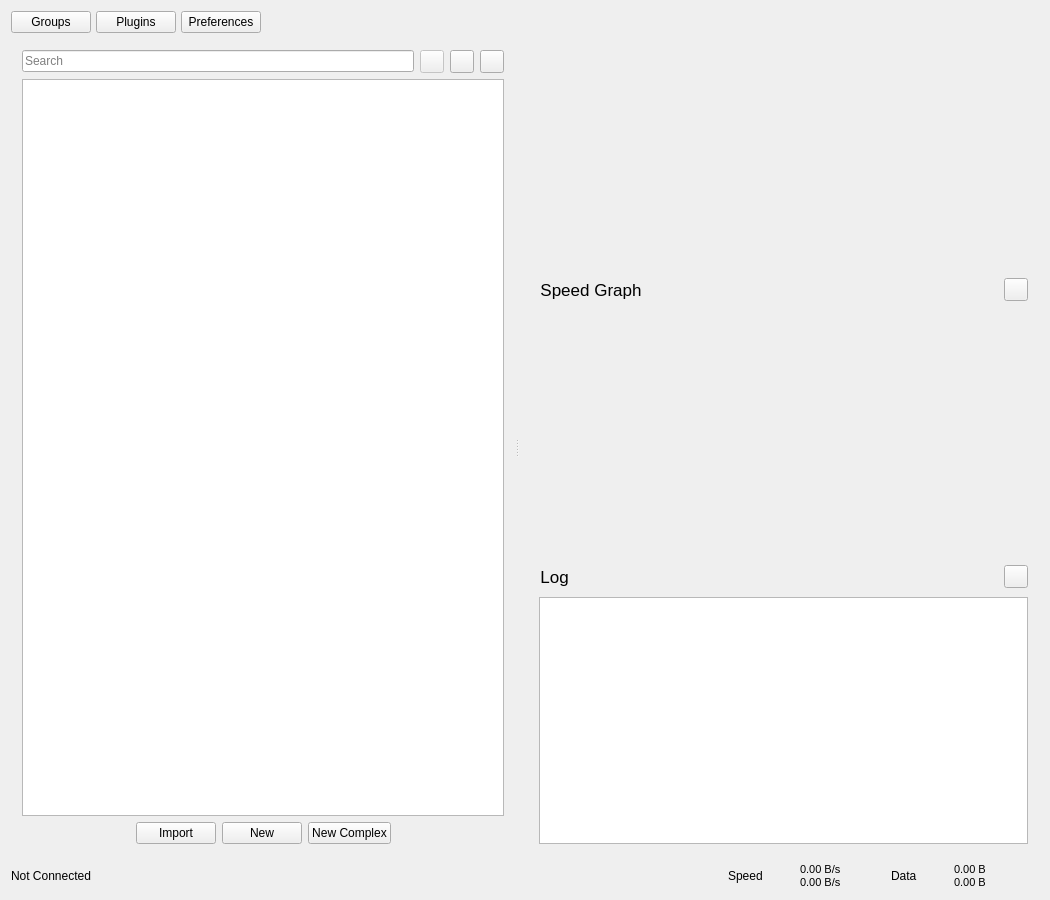
<?xml version="1.0" encoding="UTF-8"?>
<ui version="4.0">
 <class>MainWindow</class>
 <widget class="QMainWindow" name="MainWindow">
  <property name="geometry">
   <rect>
    <x>0</x>
    <y>0</y>
    <width>829</width>
    <height>697</height>
   </rect>
  </property>
  <property name="minimumSize">
   <size>
    <width>1050</width>
    <height>900</height>
   </size>
  </property>
  <property name="windowTitle">
   <string>Qv2ray</string>
  </property>
  <widget class="QWidget" name="centralWidget">
   <layout class="QVBoxLayout" name="verticalLayout_2" stretch="0,1,0">
    <item>
     <layout class="QHBoxLayout" name="topButtonsLayout" stretch="0,0,0,0">
      <property name="spacing">
       <number>5</number>
      </property>
      <item>
       <widget class="QPushButton" name="subsButton">
        <property name="text">
         <string>Groups</string>
        </property>
       </widget>
      </item>
      <item>
       <widget class="QPushButton" name="pluginsBtn">
        <property name="text">
         <string>Plugins</string>
        </property>
       </widget>
      </item>
      <item>
       <widget class="QPushButton" name="preferencesBtn">
        <property name="text">
         <string>Preferences</string>
        </property>
       </widget>
      </item>
      <item>
       <spacer name="horizontalSpacer">
        <property name="orientation">
         <enum>Qt::Horizontal</enum>
        </property>
        <property name="sizeType">
         <enum>QSizePolicy::Expanding</enum>
        </property>
        <property name="sizeHint" stdset="0">
         <size>
          <width>0</width>
          <height>0</height>
         </size>
        </property>
       </spacer>
      </item>
     </layout>
    </item>
    <item>
     <widget class="QSplitter" name="splitter">
      <property name="orientation">
       <enum>Qt::Horizontal</enum>
      </property>
      <property name="opaqueResize">
       <bool>true</bool>
      </property>
      <widget class="QWidget" name="leftWidget" native="true">
       <layout class="QVBoxLayout" name="verticalLayout">
        <item>
         <layout class="QHBoxLayout" name="horizontalLayout_6">
          <item>
           <widget class="QLineEdit" name="connectionFilterTxt">
            <property name="placeholderText">
             <string>Search</string>
            </property>
            <property name="clearButtonEnabled">
             <bool>true</bool>
            </property>
           </widget>
          </item>
          <item>
           <widget class="QToolButton" name="locateBtn">
            <property name="enabled">
             <bool>false</bool>
            </property>
            <property name="toolTip">
             <string>Locate Current Connection</string>
            </property>
            <property name="icon">
             <iconset resource="../../../../resources.new.qrc">
              <normaloff>:/assets/icons/ui_dark/map.svg</normaloff>:/assets/icons/ui_dark/map.svg</iconset>
            </property>
           </widget>
          </item>
          <item>
           <widget class="QToolButton" name="collapseGroupsBtn">
            <property name="toolTip">
             <string>Collapse all groups</string>
            </property>
            <property name="text">
             <string/>
            </property>
            <property name="icon">
             <iconset resource="../../../../resources.new.qrc">
              <normaloff>:/assets/icons/ui_light/arrow-up.svg</normaloff>:/assets/icons/ui_light/arrow-up.svg</iconset>
            </property>
           </widget>
          </item>
          <item>
           <widget class="QToolButton" name="sortBtn">
            <property name="toolTip">
             <string>Sort</string>
            </property>
            <property name="text">
             <string/>
            </property>
            <property name="icon">
             <iconset resource="../../../../resources.new.qrc">
              <normaloff>:/assets/icons/ui_light/arrow-down-filling.svg</normaloff>:/assets/icons/ui_light/arrow-down-filling.svg</iconset>
            </property>
            <property name="popupMode">
             <enum>QToolButton::InstantPopup</enum>
            </property>
           </widget>
          </item>
         </layout>
        </item>
        <item>
         <widget class="QTreeView" name="connectionTreeView">
          <property name="contextMenuPolicy">
           <enum>Qt::CustomContextMenu</enum>
          </property>
          <property name="editTriggers">
           <set>QAbstractItemView::NoEditTriggers</set>
          </property>
          <property name="selectionMode">
           <enum>QAbstractItemView::ExtendedSelection</enum>
          </property>
          <property name="verticalScrollMode">
           <enum>QAbstractItemView::ScrollPerPixel</enum>
          </property>
          <property name="indentation">
           <number>0</number>
          </property>
          <property name="sortingEnabled">
           <bool>true</bool>
          </property>
          <property name="allColumnsShowFocus">
           <bool>true</bool>
          </property>
          <property name="headerHidden">
           <bool>true</bool>
          </property>
         </widget>
        </item>
        <item>
         <layout class="QHBoxLayout" name="horizontalLayout_3">
          <item>
           <spacer name="horizontalSpacer_3">
            <property name="orientation">
             <enum>Qt::Horizontal</enum>
            </property>
            <property name="sizeHint" stdset="0">
             <size>
              <width>0</width>
              <height>0</height>
             </size>
            </property>
           </spacer>
          </item>
          <item>
           <widget class="QPushButton" name="importConfigButton">
            <property name="toolTip">
             <string>Import Connection</string>
            </property>
            <property name="text">
             <string>Import</string>
            </property>
           </widget>
          </item>
          <item>
           <widget class="QPushButton" name="newConnectionBtn">
            <property name="text">
             <string>New</string>
            </property>
           </widget>
          </item>
          <item>
           <widget class="QPushButton" name="newComplexConnectionBtn">
            <property name="text">
             <string>New Complex</string>
            </property>
           </widget>
          </item>
          <item>
           <spacer name="horizontalSpacer_2">
            <property name="orientation">
             <enum>Qt::Horizontal</enum>
            </property>
            <property name="sizeHint" stdset="0">
             <size>
              <width>0</width>
              <height>0</height>
             </size>
            </property>
           </spacer>
          </item>
         </layout>
        </item>
       </layout>
      </widget>
      <widget class="QScrollArea" name="scrollArea">
       <property name="minimumSize">
        <size>
         <width>500</width>
         <height>0</height>
        </size>
       </property>
       <property name="frameShape">
        <enum>QFrame::NoFrame</enum>
       </property>
       <property name="widgetResizable">
        <bool>true</bool>
       </property>
       <widget class="QWidget" name="scrollAreaWidgetContents">
        <property name="geometry">
         <rect>
          <x>0</x>
          <y>0</y>
          <width>486</width>
          <height>728</height>
         </rect>
        </property>
        <layout class="QVBoxLayout" name="verticalLayout_4" stretch="0,1">
         <item>
          <widget class="QFrame" name="connectionInfoFrame">
           <property name="sizePolicy">
            <sizepolicy hsizetype="Expanding" vsizetype="Expanding">
             <horstretch>0</horstretch>
             <verstretch>0</verstretch>
            </sizepolicy>
           </property>
           <property name="minimumSize">
            <size>
             <width>0</width>
             <height>220</height>
            </size>
           </property>
           <layout class="QGridLayout" name="connectionInfoLayout">
            <property name="leftMargin">
             <number>0</number>
            </property>
            <property name="topMargin">
             <number>0</number>
            </property>
            <property name="rightMargin">
             <number>0</number>
            </property>
            <property name="bottomMargin">
             <number>0</number>
            </property>
           </layout>
          </widget>
         </item>
         <item>
          <layout class="QVBoxLayout" name="verticalLayout_3">
           <item>
            <layout class="QHBoxLayout" name="horizontalLayout_5">
             <item>
              <widget class="QPushButton" name="chartVisibilityBtn">
               <property name="font">
                <font>
                 <pointsize>13</pointsize>
                </font>
               </property>
               <property name="focusPolicy">
                <enum>Qt::NoFocus</enum>
               </property>
               <property name="toolTip">
                <string>Click to toggle show/hide</string>
               </property>
               <property name="styleSheet">
                <string notr="true">Text-align:left;</string>
               </property>
               <property name="text">
                <string>  Speed Graph</string>
               </property>
               <property name="flat">
                <bool>true</bool>
               </property>
              </widget>
             </item>
             <item>
              <widget class="QToolButton" name="clearChartBtn">
               <property name="toolTip">
                <string>Clear chart data</string>
               </property>
               <property name="text">
                <string/>
               </property>
               <property name="icon">
                <iconset resource="../../../../resources.new.qrc">
                 <normaloff>:/assets/icons/ui_light/ashbin.svg</normaloff>:/assets/icons/ui_light/ashbin.svg</iconset>
               </property>
              </widget>
             </item>
            </layout>
           </item>
           <item>
            <widget class="QWidget" name="speedChartHolderWidget" native="true">
             <property name="sizePolicy">
              <sizepolicy hsizetype="Expanding" vsizetype="Expanding">
               <horstretch>0</horstretch>
               <verstretch>0</verstretch>
              </sizepolicy>
             </property>
             <property name="minimumSize">
              <size>
               <width>0</width>
               <height>200</height>
              </size>
             </property>
             <layout class="QGridLayout" name="speedChart">
              <property name="topMargin">
               <number>0</number>
              </property>
              <property name="rightMargin">
               <number>0</number>
              </property>
              <property name="bottomMargin">
               <number>0</number>
              </property>
             </layout>
            </widget>
           </item>
           <item>
            <layout class="QHBoxLayout" name="horizontalLayout_4">
             <item>
              <widget class="QPushButton" name="logVisibilityBtn">
               <property name="font">
                <font>
                 <pointsize>13</pointsize>
                </font>
               </property>
               <property name="focusPolicy">
                <enum>Qt::NoFocus</enum>
               </property>
               <property name="toolTip">
                <string>Click to toggle show/hide</string>
               </property>
               <property name="styleSheet">
                <string notr="true">Text-align:left;</string>
               </property>
               <property name="text">
                <string>  Log</string>
               </property>
               <property name="flat">
                <bool>true</bool>
               </property>
              </widget>
             </item>
             <item>
              <widget class="QToolButton" name="clearlogButton">
               <property name="toolTip">
                <string>Clear log</string>
               </property>
               <property name="text">
                <string/>
               </property>
               <property name="icon">
                <iconset resource="../../../../resources.new.qrc">
                 <normaloff>:/assets/icons/ui_light/ashbin.svg</normaloff>:/assets/icons/ui_light/ashbin.svg</iconset>
               </property>
              </widget>
             </item>
            </layout>
           </item>
           <item>
            <layout class="QGridLayout" name="gridLayout">
             <property name="leftMargin">
              <number>9</number>
             </property>
             <item row="0" column="0">
              <widget class="QTextBrowser" name="masterLogBrowser">
               <property name="minimumSize">
                <size>
                 <width>0</width>
                 <height>200</height>
                </size>
               </property>
               <property name="contextMenuPolicy">
                <enum>Qt::CustomContextMenu</enum>
               </property>
               <property name="lineWrapMode">
                <enum>QTextEdit::NoWrap</enum>
               </property>
              </widget>
             </item>
            </layout>
           </item>
          </layout>
         </item>
        </layout>
       </widget>
      </widget>
     </widget>
    </item>
    <item>
     <layout class="QHBoxLayout" name="horizontalLayout_2">
      <property name="topMargin">
       <number>2</number>
      </property>
      <item>
       <widget class="QLabel" name="connetionStatusLabel">
        <property name="minimumSize">
         <size>
          <width>300</width>
          <height>0</height>
         </size>
        </property>
        <property name="text">
         <string>Not Connected</string>
        </property>
       </widget>
      </item>
      <item>
       <spacer name="horizontalSpacer_5">
        <property name="orientation">
         <enum>Qt::Horizontal</enum>
        </property>
        <property name="sizeHint" stdset="0">
         <size>
          <width>40</width>
          <height>20</height>
         </size>
        </property>
       </spacer>
      </item>
      <item>
       <widget class="QLabel" name="label_5">
        <property name="text">
         <string>Speed</string>
        </property>
       </widget>
      </item>
      <item>
       <widget class="QWidget" name="updownImageBox" native="true">
        <property name="sizePolicy">
         <sizepolicy hsizetype="Fixed" vsizetype="Fixed">
          <horstretch>32</horstretch>
          <verstretch>32</verstretch>
         </sizepolicy>
        </property>
        <property name="minimumSize">
         <size>
          <width>25</width>
          <height>25</height>
         </size>
        </property>
       </widget>
      </item>
      <item>
       <widget class="QLabel" name="netspeedLabel">
        <property name="minimumSize">
         <size>
          <width>85</width>
          <height>0</height>
         </size>
        </property>
        <property name="font">
         <font>
          <pointsize>8</pointsize>
         </font>
        </property>
        <property name="toolTip">
         <string>Upload/Download speed</string>
        </property>
        <property name="text">
         <string>0.00 B/s
0.00 B/s</string>
        </property>
       </widget>
      </item>
      <item>
       <widget class="QLabel" name="label_6">
        <property name="sizePolicy">
         <sizepolicy hsizetype="Minimum" vsizetype="Minimum">
          <horstretch>0</horstretch>
          <verstretch>0</verstretch>
         </sizepolicy>
        </property>
        <property name="minimumSize">
         <size>
          <width>0</width>
          <height>0</height>
         </size>
        </property>
        <property name="text">
         <string>Data</string>
        </property>
       </widget>
      </item>
      <item>
       <widget class="QWidget" name="updownImageBox_2" native="true">
        <property name="sizePolicy">
         <sizepolicy hsizetype="Fixed" vsizetype="Fixed">
          <horstretch>32</horstretch>
          <verstretch>32</verstretch>
         </sizepolicy>
        </property>
        <property name="minimumSize">
         <size>
          <width>25</width>
          <height>25</height>
         </size>
        </property>
       </widget>
      </item>
      <item>
       <widget class="QLabel" name="dataamountLabel">
        <property name="minimumSize">
         <size>
          <width>85</width>
          <height>0</height>
         </size>
        </property>
        <property name="font">
         <font>
          <pointsize>8</pointsize>
         </font>
        </property>
        <property name="toolTip">
         <string>Upload/Download Data</string>
        </property>
        <property name="text">
         <string>0.00 B
0.00 B</string>
        </property>
       </widget>
      </item>
     </layout>
    </item>
   </layout>
  </widget>
 </widget>
 <layoutdefault spacing="6" margin="11"/>
 <tabstops>
  <tabstop>importConfigButton</tabstop>
 </tabstops>
 <resources>
  <include location="../../../../resources.new.qrc"/>
 </resources>
 <connections/>
</ui>
